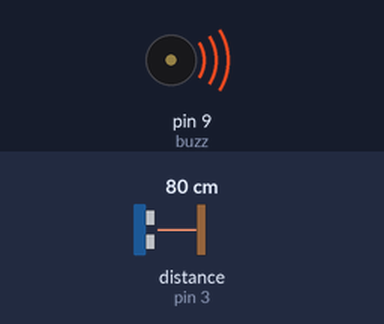
This sketch was run on a simulated Arduino Uno, built with avr-gcc and run on an emulated ATmega328P. Parts: buzzer (waves = sounding). Wiring (inferred from the names in the program): ultrasonic range finder: trigger pin 2; echo pin 3. Inputs (shaded band) come from the test bench; at power-on: distance to the obstacle (sensor on pin 3) 80 cm. The echo pulse lasts 58.3 µs per cm; what the sketch prints to the serial monitor is not drawn.

Above: at 0.1 s.
At 0.35 s:
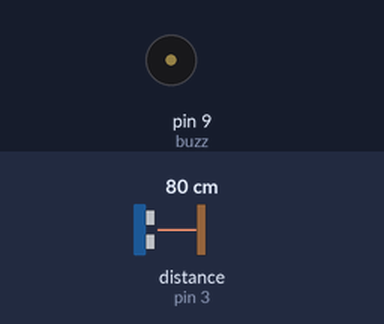
Timing chart, 0 to 3.0 s (numbered marks = the images above):
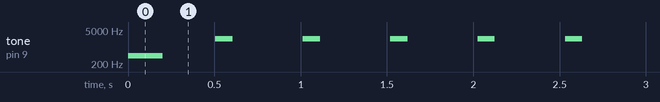

Measured:
- by itself, tone on pin 9 (buzz): plays 440 Hz for 0.20 s, 2210 Hz for 0.10 s, 2210 Hz for 0.10 s, 2210 Hz for 0.10 s, 2210 Hz for 0.10 s, 2210 Hz for 0.10 s … (257 notes in this stretch)

The sketch:

Czujnik_Odleglosci.ino
```cpp
#define trig 2
#define echo 3
int buzz=9;

void setup () {
  pinMode(trig, OUTPUT);
  pinMode(echo, INPUT);
  Serial.begin(9600);
  digitalWrite(buzz, LOW);
  tone (buzz, 440,200);
}

void loop(){

  int czas, dist;
  digitalWrite(trig, HIGH);
  delayMicroseconds(1000);
  digitalWrite(trig, LOW);
  czas = pulseIn(echo, HIGH);
  dist = (czas/2)/29.1;

  Serial.println(dist);
  delay(500);
  tone (buzz, 3000-10*dist,100);


}
```
